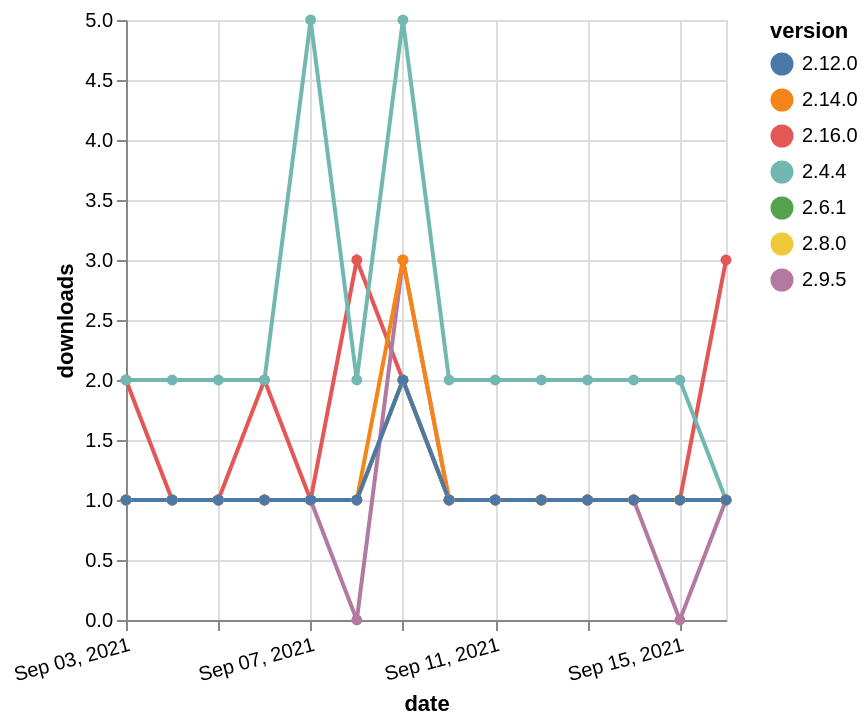

Here is the Vega-Lite specification saved for this chart:
### Vega-Lite specification from a JSON file in a GitHub repository (floating-point values rounded to 4 significant figures)
{"$schema": "https://vega.github.io/schema/vega-lite/v5.json", "description": "A simple bar chart with embedded data.", "data": {"values": [{"date": "2021-09-03", "total": 299, "delta": 1, "version": "2.6.1"}, {"date": "2021-09-04", "total": 300, "delta": 1, "version": "2.6.1"}, {"date": "2021-09-05", "total": 301, "delta": 1, "version": "2.6.1"}, {"date": "2021-09-06", "total": 302, "delta": 1, "version": "2.6.1"}, {"date": "2021-09-07", "total": 303, "delta": 1, "version": "2.6.1"}, {"date": "2021-09-08", "total": 304, "delta": 1, "version": "2.6.1"}, {"date": "2021-09-09", "total": 306, "delta": 2, "version": "2.6.1"}, {"date": "2021-09-10", "total": 307, "delta": 1, "version": "2.6.1"}, {"date": "2021-09-11", "total": 308, "delta": 1, "version": "2.6.1"}, {"date": "2021-09-12", "total": 309, "delta": 1, "version": "2.6.1"}, {"date": "2021-09-13", "total": 310, "delta": 1, "version": "2.6.1"}, {"date": "2021-09-14", "total": 311, "delta": 1, "version": "2.6.1"}, {"date": "2021-09-15", "total": 312, "delta": 1, "version": "2.6.1"}, {"date": "2021-09-16", "total": 313, "delta": 1, "version": "2.6.1"}, {"date": "2021-09-03", "total": 132, "delta": 2, "version": "2.16.0"}, {"date": "2021-09-04", "total": 133, "delta": 1, "version": "2.16.0"}, {"date": "2021-09-05", "total": 134, "delta": 1, "version": "2.16.0"}, {"date": "2021-09-06", "total": 136, "delta": 2, "version": "2.16.0"}, {"date": "2021-09-07", "total": 137, "delta": 1, "version": "2.16.0"}, {"date": "2021-09-08", "total": 140, "delta": 3, "version": "2.16.0"}, {"date": "2021-09-09", "total": 142, "delta": 2, "version": "2.16.0"}, {"date": "2021-09-10", "total": 143, "delta": 1, "version": "2.16.0"}, {"date": "2021-09-11", "total": 144, "delta": 1, "version": "2.16.0"}, {"date": "2021-09-12", "total": 145, "delta": 1, "version": "2.16.0"}, {"date": "2021-09-13", "total": 146, "delta": 1, "version": "2.16.0"}, {"date": "2021-09-14", "total": 147, "delta": 1, "version": "2.16.0"}, {"date": "2021-09-15", "total": 148, "delta": 1, "version": "2.16.0"}, {"date": "2021-09-16", "total": 151, "delta": 3, "version": "2.16.0"}, {"date": "2021-09-03", "total": 212, "delta": 1, "version": "2.8.0"}, {"date": "2021-09-04", "total": 213, "delta": 1, "version": "2.8.0"}, {"date": "2021-09-05", "total": 214, "delta": 1, "version": "2.8.0"}, {"date": "2021-09-06", "total": 215, "delta": 1, "version": "2.8.0"}, {"date": "2021-09-07", "total": 216, "delta": 1, "version": "2.8.0"}, {"date": "2021-09-08", "total": 217, "delta": 1, "version": "2.8.0"}, {"date": "2021-09-09", "total": 219, "delta": 2, "version": "2.8.0"}, {"date": "2021-09-10", "total": 220, "delta": 1, "version": "2.8.0"}, {"date": "2021-09-11", "total": 221, "delta": 1, "version": "2.8.0"}, {"date": "2021-09-12", "total": 222, "delta": 1, "version": "2.8.0"}, {"date": "2021-09-13", "total": 223, "delta": 1, "version": "2.8.0"}, {"date": "2021-09-14", "total": 224, "delta": 1, "version": "2.8.0"}, {"date": "2021-09-15", "total": 225, "delta": 1, "version": "2.8.0"}, {"date": "2021-09-16", "total": 226, "delta": 1, "version": "2.8.0"}, {"date": "2021-09-03", "total": 217, "delta": 1, "version": "2.9.5"}, {"date": "2021-09-04", "total": 218, "delta": 1, "version": "2.9.5"}, {"date": "2021-09-05", "total": 219, "delta": 1, "version": "2.9.5"}, {"date": "2021-09-06", "total": 220, "delta": 1, "version": "2.9.5"}, {"date": "2021-09-07", "total": 221, "delta": 1, "version": "2.9.5"}, {"date": "2021-09-08", "total": 221, "delta": 0, "version": "2.9.5"}, {"date": "2021-09-09", "total": 224, "delta": 3, "version": "2.9.5"}, {"date": "2021-09-10", "total": 225, "delta": 1, "version": "2.9.5"}, {"date": "2021-09-11", "total": 226, "delta": 1, "version": "2.9.5"}, {"date": "2021-09-12", "total": 227, "delta": 1, "version": "2.9.5"}, {"date": "2021-09-13", "total": 228, "delta": 1, "version": "2.9.5"}, {"date": "2021-09-14", "total": 229, "delta": 1, "version": "2.9.5"}, {"date": "2021-09-15", "total": 229, "delta": 0, "version": "2.9.5"}, {"date": "2021-09-16", "total": 230, "delta": 1, "version": "2.9.5"}, {"date": "2021-09-03", "total": 2867, "delta": 2, "version": "2.4.4"}, {"date": "2021-09-04", "total": 2869, "delta": 2, "version": "2.4.4"}, {"date": "2021-09-05", "total": 2871, "delta": 2, "version": "2.4.4"}, {"date": "2021-09-06", "total": 2873, "delta": 2, "version": "2.4.4"}, {"date": "2021-09-07", "total": 2878, "delta": 5, "version": "2.4.4"}, {"date": "2021-09-08", "total": 2880, "delta": 2, "version": "2.4.4"}, {"date": "2021-09-09", "total": 2885, "delta": 5, "version": "2.4.4"}, {"date": "2021-09-10", "total": 2887, "delta": 2, "version": "2.4.4"}, {"date": "2021-09-11", "total": 2889, "delta": 2, "version": "2.4.4"}, {"date": "2021-09-12", "total": 2891, "delta": 2, "version": "2.4.4"}, {"date": "2021-09-13", "total": 2893, "delta": 2, "version": "2.4.4"}, {"date": "2021-09-14", "total": 2895, "delta": 2, "version": "2.4.4"}, {"date": "2021-09-15", "total": 2897, "delta": 2, "version": "2.4.4"}, {"date": "2021-09-16", "total": 2898, "delta": 1, "version": "2.4.4"}, {"date": "2021-09-03", "total": 237, "delta": 1, "version": "2.14.0"}, {"date": "2021-09-04", "total": 238, "delta": 1, "version": "2.14.0"}, {"date": "2021-09-05", "total": 239, "delta": 1, "version": "2.14.0"}, {"date": "2021-09-06", "total": 240, "delta": 1, "version": "2.14.0"}, {"date": "2021-09-07", "total": 241, "delta": 1, "version": "2.14.0"}, {"date": "2021-09-08", "total": 242, "delta": 1, "version": "2.14.0"}, {"date": "2021-09-09", "total": 245, "delta": 3, "version": "2.14.0"}, {"date": "2021-09-10", "total": 246, "delta": 1, "version": "2.14.0"}, {"date": "2021-09-11", "total": 247, "delta": 1, "version": "2.14.0"}, {"date": "2021-09-12", "total": 248, "delta": 1, "version": "2.14.0"}, {"date": "2021-09-13", "total": 249, "delta": 1, "version": "2.14.0"}, {"date": "2021-09-14", "total": 250, "delta": 1, "version": "2.14.0"}, {"date": "2021-09-15", "total": 251, "delta": 1, "version": "2.14.0"}, {"date": "2021-09-16", "total": 252, "delta": 1, "version": "2.14.0"}, {"date": "2021-09-03", "total": 178, "delta": 1, "version": "2.12.0"}, {"date": "2021-09-04", "total": 179, "delta": 1, "version": "2.12.0"}, {"date": "2021-09-05", "total": 180, "delta": 1, "version": "2.12.0"}, {"date": "2021-09-06", "total": 181, "delta": 1, "version": "2.12.0"}, {"date": "2021-09-07", "total": 182, "delta": 1, "version": "2.12.0"}, {"date": "2021-09-08", "total": 183, "delta": 1, "version": "2.12.0"}, {"date": "2021-09-09", "total": 185, "delta": 2, "version": "2.12.0"}, {"date": "2021-09-10", "total": 186, "delta": 1, "version": "2.12.0"}, {"date": "2021-09-11", "total": 187, "delta": 1, "version": "2.12.0"}, {"date": "2021-09-12", "total": 188, "delta": 1, "version": "2.12.0"}, {"date": "2021-09-13", "total": 189, "delta": 1, "version": "2.12.0"}, {"date": "2021-09-14", "total": 190, "delta": 1, "version": "2.12.0"}, {"date": "2021-09-15", "total": 191, "delta": 1, "version": "2.12.0"}, {"date": "2021-09-16", "total": 192, "delta": 1, "version": "2.12.0"}]}, "width": "container", "mark": {"type": "line", "point": {"filled": true}}, "encoding": {"x": {"field": "date", "type": "temporal", "timeUnit": "yearmonthdate", "title": "date", "axis": {"labelAngle": -15}}, "y": {"field": "delta", "type": "quantitative", "title": "downloads"}, "color": {"field": "version", "type": "nominal"}, "tooltip": {"field": "delta"}}}
